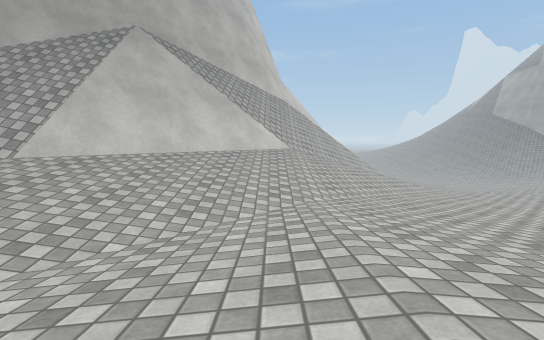
View 1 (above)

15 first-person views from a walk through a 3-D level made in the Unity game engine. The camera is 0.53 m above the floor, tilts 6° down and sees 85° across. The floor is counted in squares, 1 m on a side. Each view is taken from the middle of a square. On the plan, view 1 faces up. The plan holds only what a view shows up to about 9 squares ahead; the rest is blank. The place goes on beyond the plan. Surface patterns are stand-ins for the level's own textures.

View 2
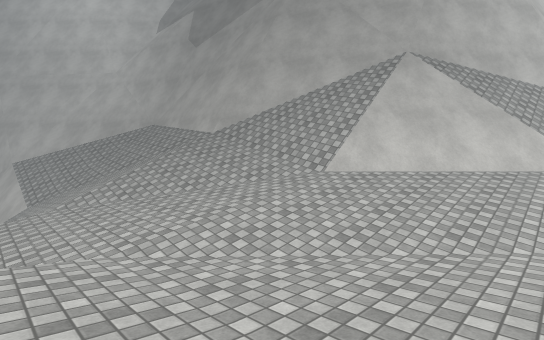

View 3
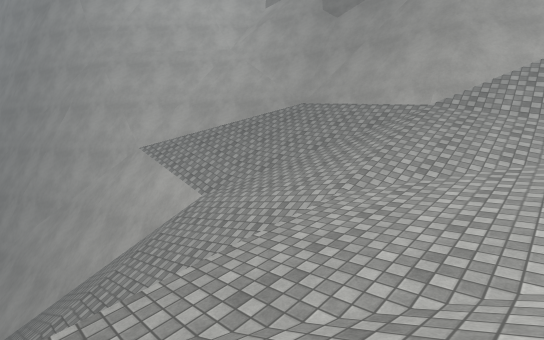

View 4
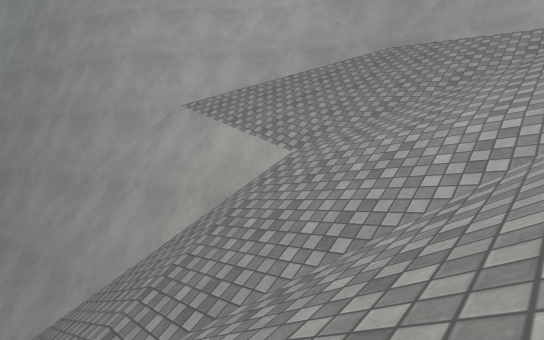

View 5
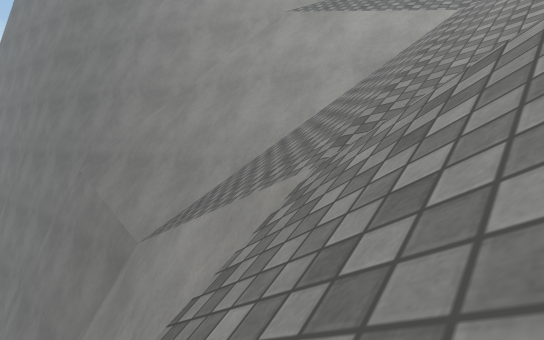

View 6
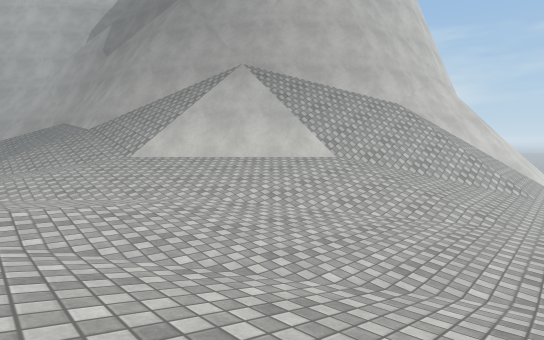

View 7
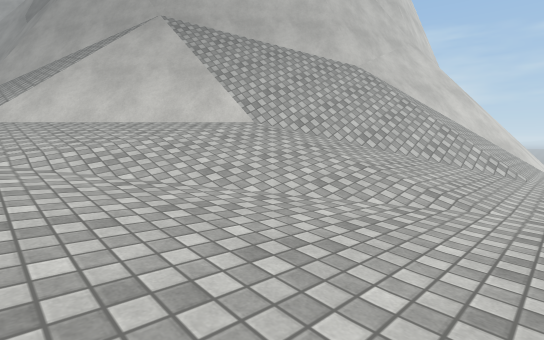

View 8
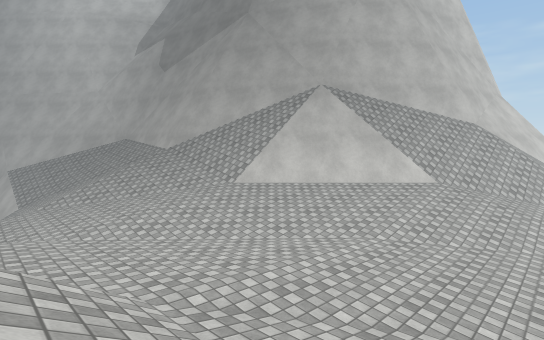

View 9
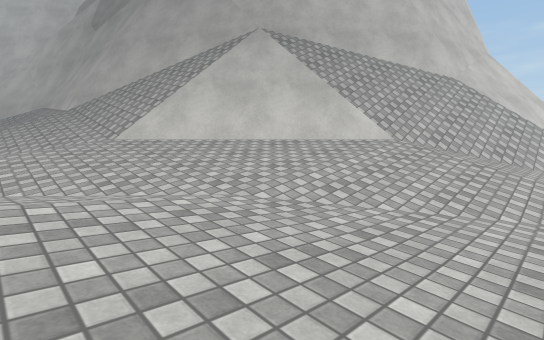

View 10
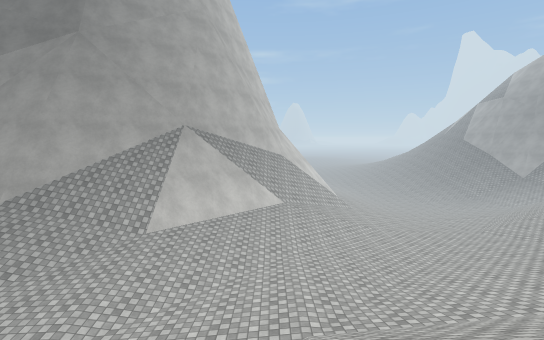

View 11
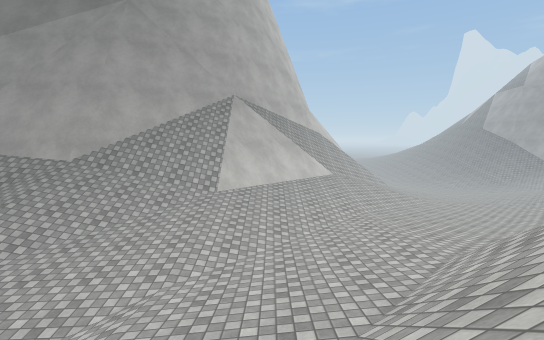

View 12
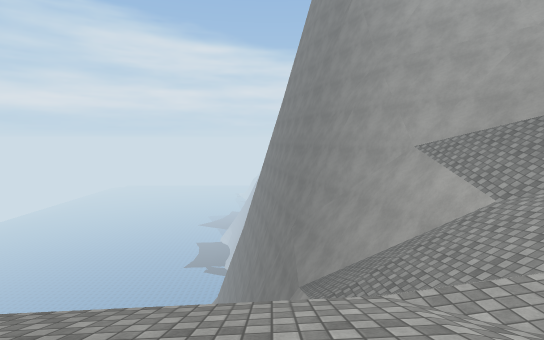

View 13
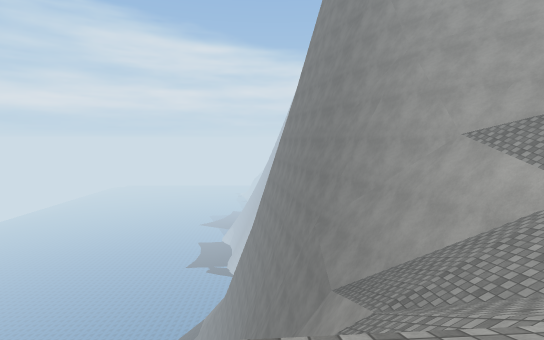

View 14
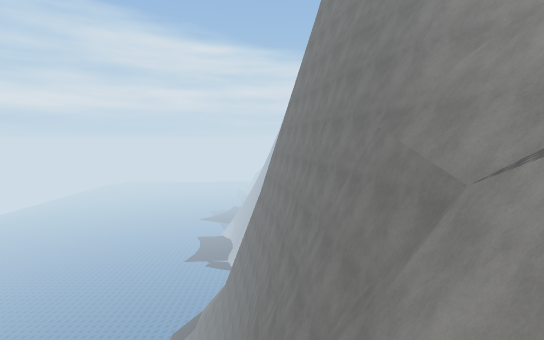

View 15
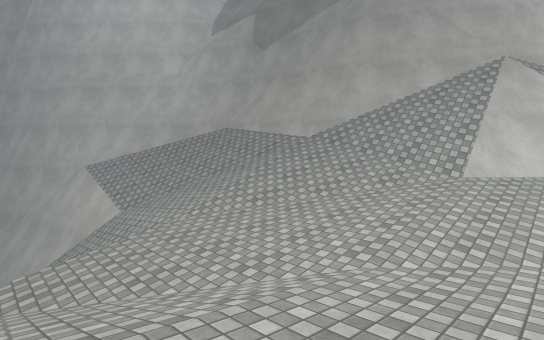

### Floor plan
Key: @ floor where view 1 was taken; # wall or solid block; . main floor; - floor 0.65 m lower than the main floor; _ floor 1.3 m lower than the main floor; / step, stairs or slope; = window, fence, low wall or low ledge; v drop or lower ground; O other object.
Columns run from 20 left of view 1 to 5 right of it. Each row starts with its distance up from view 1.
 16                        ##
 15                       ##/
 14                      ##//_
 13                     ##///_
 12                    ##////_
 11                   ##////-_
 10                  ##////--_
  9                  #////.--_
  8                ###vv=////_
  7               ##/vv#.///--
  6              ##//v#..//---
  5            ###///#.../----
  4        ######////.....---/
  3       ##////////.......-//
  2      ##O///////........///
  1     ##////////........////
  0    ##vvv=////---....@////
 -1    #vvv=/////---/...////
 -2    ###=//////--//..////
 -3   ###=///////_/// /
 -4 ####=vvvv///////  / /
 -5 vvvvvvvvv//  ///
 -6 vvvvvvv   /   /
 -7  v       /

Positions as (right, up) in squares from view 1, and headings:
1: (0, 0), facing up
2: (0, -1), facing up-left
3: (-5, -4), facing up-left
4: (-8, -4), facing up-left
5: (-10, -6), facing up-left
6: (5, 1), facing up-left
7: (5, 4), facing up-left
8: (3, -1), facing up-left
9: (3, 2), facing up-left
10: (0, -4), facing up
11: (-2, -4), facing up
12: (-5, -5), facing left
13: (-6, -6), facing left
14: (-11, -7), facing left
15: (-2, -3), facing up-left
